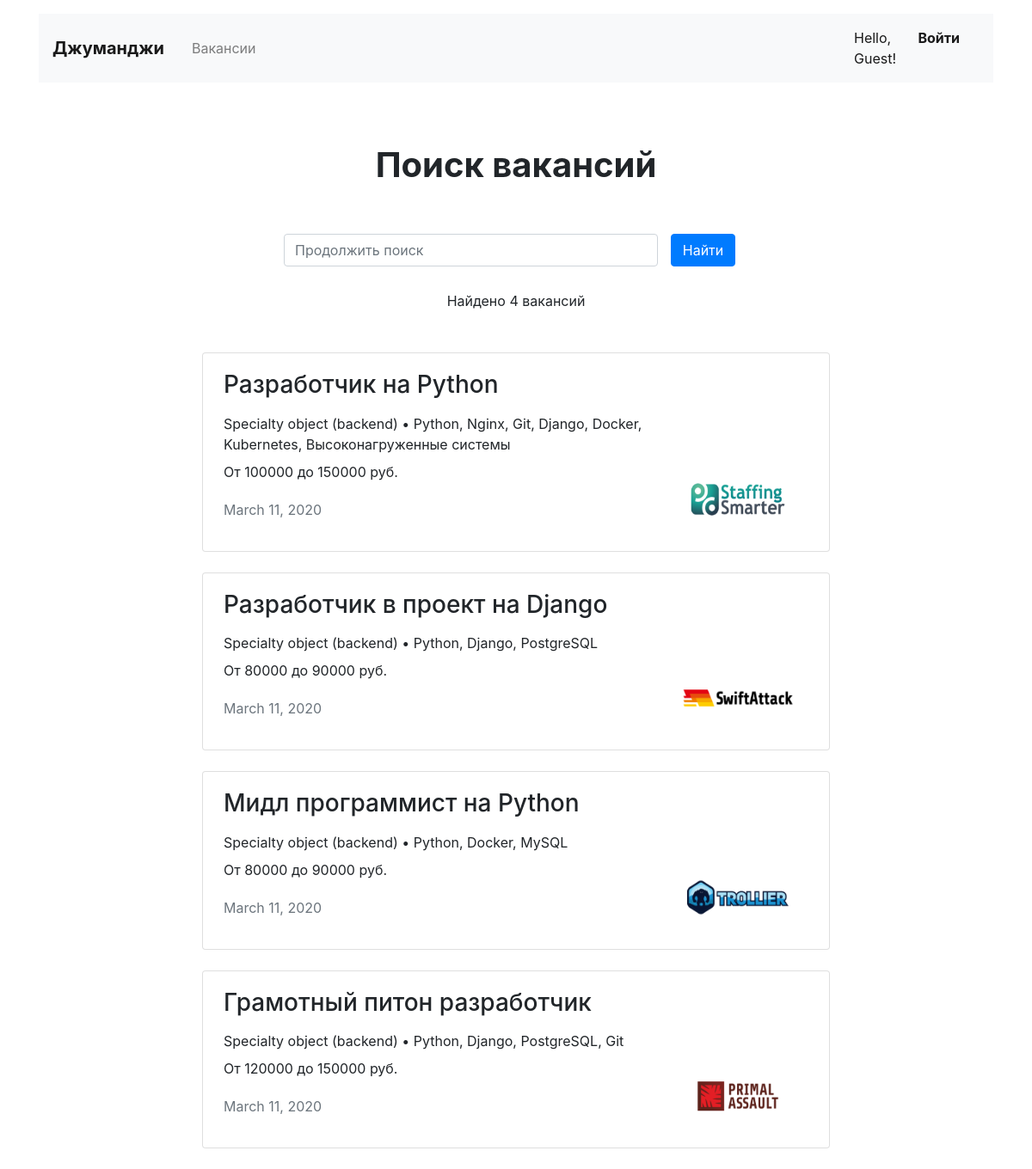
The page /search?s=Python on the database its author committed.
### job_service/models.py (models this page shows)
class Vacancy(models.Model):
    title = models.CharField(max_length=64)
    specialty = models.ForeignKey(Specialty, on_delete=models.CASCADE, related_name='vacancies')
    company = models.ForeignKey(Company, on_delete=models.CASCADE, related_name='vacancies')
    skills = models.CharField(max_length=64)
    description = models.TextField()
    salary_min = models.IntegerField()
    salary_max = models.IntegerField()
    published_at = models.DateField()

class Specialty(models.Model):
    code = models.CharField(max_length=64, primary_key=True)
    title = models.CharField(max_length=64)
    picture = models.ImageField(upload_to=MEDIA_SPECIALITY_IMAGE_DIR,  null=True)

class Company(models.Model):
    name = models.CharField(max_length=64)
    location = models.CharField(max_length=64)
    logo = models.ImageField(upload_to=MEDIA_COMPANY_IMAGE_DIR, null=True)
    description = models.TextField()
    employee_count = models.IntegerField()
    owner = models.OneToOneField(User, on_delete=models.CASCADE, related_name='company', null=True, blank=True)

### job_service/views.py (the view)
# urls.py: path('search', search_vacancies.as_view(), name="search_results"),
class search_vacancies(View):
    def get(self, request):
        query = self.request.GET.get('s')
        print(query)
        search_res = Vacancy.objects.filter(
           Q(title__icontains=query) | Q(description__icontains=query)
        ).all()
        return render(request, 'search.html', context={'s_list': search_res})

### templates/search.html (shortened to what this page needs)
{% extends 'base.html' %}
{% block container %}
  <main class="container mt-3">
    <section>
      <h1 class="h1 text-center mx-auto mt-4 py-5"><strong>Поиск вакансий</strong></h1>
      <div class="row">
        <div class="col-md-12 col-lg-5 col-xl-6 col-sm-12 mx-auto">
          <form action="{% url 'search_results' %}" method="GET" class="form-inline sm-form mr-auto mb-4" enctype="multipart/form-data">
            <div class="form-group col-8 col-md-10 pl-0">
              <input  name="s" type="text"
                      class="form-control w-100" placeholder="Продолжить поиск" aria-label="Найти работу или стажировку">
            </div>
            <div class="form-group col-4 col-md-2 pl-0">
              <button class="btn btn-primary w-100" type="submit">Найти</button>
            </div>
          </form>
        </div>
      </div>
    </section>
      <section>
        {% if s_list %}
        <p class="text-center pt-1">Найдено {{s_list.count}} вакансий</p>
        {% else %}
        <p class="text-center pt-1">Ничего не найдено</p>
        {% endif %}
      <div class="row mt-5">
        <div class="col-12 col-lg-8 offset-lg-2 m-auto">
          {% for s in s_list %}
          <div class="card mb-4">
            <div class="card-body px-4">
              <div class="row">
                <div class="col-12 col-md-8 col-lg-9">
                  <h2 class="h3 pb-2">{{s.title}} </h2>
                  <p class="mb-2">{{s.specialty}} • {{s.skills}}</p>
                  <p>От {{s.salary_min}} до {{s.salary_max}} руб.</p>
                  <p class="text-muted pt-1">{{s.published_at}} </p>
                </div>
                <div class="col-12 col-md-4 col-lg-3 d-flex align-items-end">
                  <a href="#"><img src="{{s.company.logo.url}}" width="130" height="80" alt=""></a>
                </div>
              </div>
            </div>
          </div>
          {% endfor %}
        </div>
      </div>
    </section>
  </main>
{% endblock %}

### rows shown on the page
Vacancy: title "Разработчик на Python", specialty "Specialty object (backend)", skills "Python, Nginx, Git, Django, Docker, Kubernetes, Высоконагруженные системы", salary_min "100000", salary_max "150000", published_at "March 11, 2020", company.logo (picture)
Vacancy: title "Разработчик в проект на Django", specialty "Specialty object (backend)", skills "Python, Django, PostgreSQL", salary_min "80000", salary_max "90000", published_at "March 11, 2020", company.logo (picture)
Vacancy: title "Мидл программист на Python", specialty "Specialty object (backend)", skills "Python, Docker, MySQL", salary_min "80000", salary_max "90000", published_at "March 11, 2020", company.logo (picture)
Vacancy: title "Грамотный питон разработчик", specialty "Specialty object (backend)", skills "Python, Django, PostgreSQL, Git", salary_min "120000", salary_max "150000", published_at "March 11, 2020", company.logo (picture)

### other values the page prints
{{ user.username|default:'Guest' }} "Guest"
{{ s_list.count }} "4"
